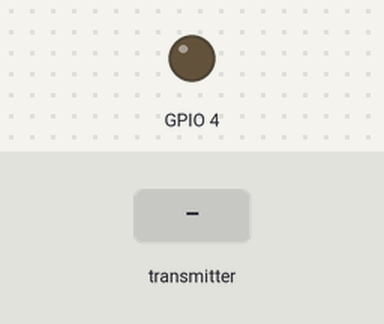
A sketch run on a simulated ESP32. Parts: output pins drawn as LEDs (lit = HIGH). Dashed ring = blinking. Inputs (shaded band) come from the test bench.

Above: at 1.2 s.
1.3 s: the transmitter starts sending a = 0
At 1.55 s:
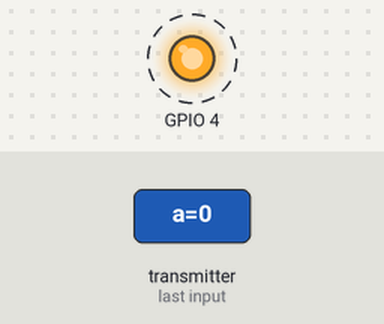
Timing chart, 0 to 10.3 s (numbered marks = the images above; inputs shaded):
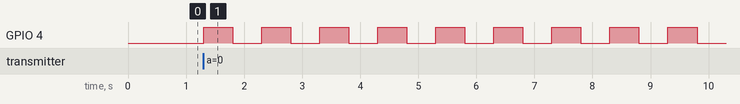

Measured:
- after the input at 1.3 s, GPIO 4: alternates HIGH for 0.50 s and LOW for 0.50 s, starting at once

The sketch:

receive.ino
```cpp
#include <esp_now.h>
#include <esp_wifi.h>
#include <WiFi.h>
bool flag = false;

uint8_t newMACAddress[] = {0x32, 0xAE, 0xA4, 0x07, 0x0D, 0x66};

// Structure example to receive data
// Must match the sender structure
typedef struct struct_message {
    char a[32];
    int b;
    float c;
    bool d;
} struct_message;

// Create a struct_message called myData
struct_message myData;

// Define the DEBUG macro
#define DEBUG 0  // Set to 0 to disable debugging

#if DEBUG
  #define DEBUG_PRINT(x) Serial.print(x)
  #define DEBUG_PRINTLN(x) Serial.println(x)
  #define DEBUG_BEGIN(x) Serial.begin(x)
#else
  #define DEBUG_PRINT(x)
  #define DEBUG_PRINTLN(x)
  #define DEBUG_BEGIN(x)
#endif

// Callback function that will be executed when data is received
void OnDataRecv(const uint8_t *mac, const uint8_t *incomingData, int len) {
  memcpy(&myData, incomingData, sizeof(myData));
  DEBUG_PRINT("Bytes received: ");
  DEBUG_PRINTLN(len);
  DEBUG_PRINT("Char: ");
  DEBUG_PRINTLN(myData.a);
  DEBUG_PRINT("Int: ");
  DEBUG_PRINTLN(myData.b);
  DEBUG_PRINT("Float: ");
  DEBUG_PRINTLN(myData.c);
  DEBUG_PRINT("Bool: ");
  DEBUG_PRINTLN(myData.d);
  DEBUG_PRINTLN();
  flag = !flag;
  digitalWrite(4, flag);
}

void setup() {
  pinMode(4, OUTPUT);
  digitalWrite(4, flag);

  // Initialize Serial Monitor conditionally based on DEBUG macro
  DEBUG_BEGIN(115200);

  // Set device as a Wi-Fi Station
  WiFi.mode(WIFI_STA);

  esp_err_t err = esp_wifi_set_mac(WIFI_IF_STA, &newMACAddress[0]);
  if (err == ESP_OK) {
    DEBUG_PRINTLN("Success changing Mac Address");
  }

  // Init ESP-NOW
  if (esp_now_init() != ESP_OK) {
    DEBUG_PRINTLN("Error initializing ESP-NOW");
    return;
  }

  // Register callback function to receive ESP-NOW data
  esp_now_register_recv_cb(esp_now_recv_cb_t(OnDataRecv));
}

void loop() {
  // Main loop
}
```
